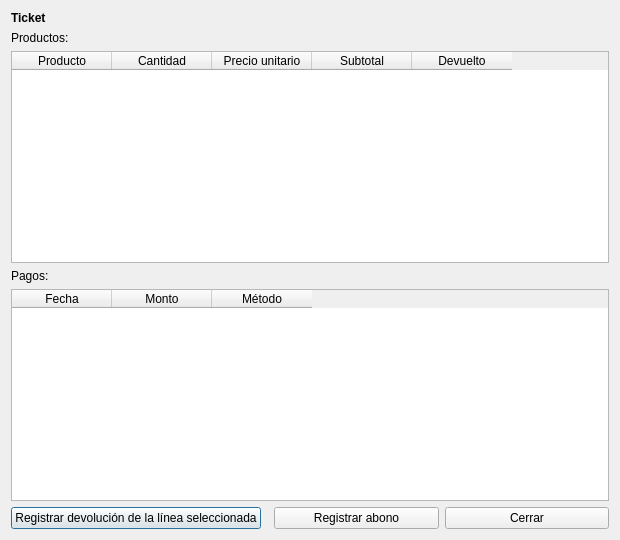
<?xml version="1.0" encoding="UTF-8"?>
<ui version="4.0">
 <class>TicketDetalleDialog</class>
 <widget class="QDialog" name="TicketDetalleDialog">
  <property name="geometry">
   <rect><x>0</x><y>0</y><width>620</width><height>540</height></rect>
  </property>
  <property name="windowTitle"><string>Detalle del ticket</string></property>
  <layout class="QVBoxLayout" name="verticalLayout">
   <item>
    <widget class="QLabel" name="labelEncabezado">
     <property name="styleSheet"><string>font-weight: bold;</string></property>
     <property name="text"><string>Ticket</string></property>
    </widget>
   </item>
   <item>
    <widget class="QLabel" name="labelProductos">
     <property name="text"><string>Productos:</string></property>
    </widget>
   </item>
   <item>
    <widget class="QTableWidget" name="tableVentas">
     <column><property name="text"><string>Producto</string></property></column>
     <column><property name="text"><string>Cantidad</string></property></column>
     <column><property name="text"><string>Precio unitario</string></property></column>
     <column><property name="text"><string>Subtotal</string></property></column>
     <column><property name="text"><string>Devuelto</string></property></column>
    </widget>
   </item>
   <item>
    <widget class="QLabel" name="labelPagos">
     <property name="text"><string>Pagos:</string></property>
    </widget>
   </item>
   <item>
    <widget class="QTableWidget" name="tablePagos">
     <column><property name="text"><string>Fecha</string></property></column>
     <column><property name="text"><string>Monto</string></property></column>
     <column><property name="text"><string>Método</string></property></column>
    </widget>
   </item>
   <item>
    <layout class="QHBoxLayout" name="accionesLayout">
     <item>
      <widget class="QPushButton" name="btnRegistrarDevolucion">
       <property name="text"><string>Registrar devolución de la línea seleccionada</string></property>
      </widget>
     </item>
     <item>
      <spacer name="spacer"><property name="orientation"><enum>Qt::Horizontal</enum></property></spacer>
     </item>
     <item>
      <widget class="QPushButton" name="btnRegistrarAbono">
       <property name="text"><string>Registrar abono</string></property>
      </widget>
     </item>
     <item>
      <widget class="QPushButton" name="btnCerrar">
       <property name="text"><string>Cerrar</string></property>
      </widget>
     </item>
    </layout>
   </item>
  </layout>
 </widget>
 <resources/>
 <connections>
  <connection>
   <sender>btnCerrar</sender>
   <signal>clicked()</signal>
   <receiver>TicketDetalleDialog</receiver>
   <slot>accept()</slot>
  </connection>
 </connections>
</ui>
